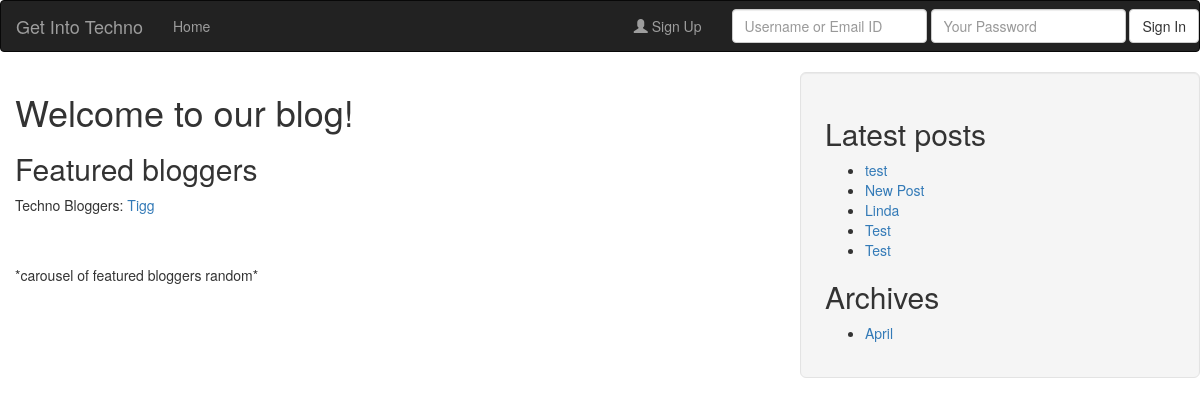
/View/index.php, run on the app's committed database.
### tables this page shows
CREATE TABLE `users` (
  `user_id` int(11) NOT NULL COMMENT 'Primary key',
  `user_name` varchar(45) DEFAULT NULL,
  `first_name` varchar(45) DEFAULT NULL,
  `last_name` varchar(45) DEFAULT NULL,
  `email` varchar(255) DEFAULT NULL,
  `password` varchar(100) DEFAULT NULL
);

CREATE TABLE `posts` (
  `post_id` int(25) NOT NULL,
  `post_title` varchar(50) DEFAULT NULL,
  `post_content` varchar(500) DEFAULT NULL,
  `date` timestamp NOT NULL DEFAULT CURRENT_TIMESTAMP ON UPDATE CURRENT_TIMESTAMP,
  `post_slug` varchar(225) NOT NULL,
  `user_id` varchar(100) NOT NULL COMMENT 'FOREIGN KEY',
  `tags` int(25) NOT NULL
);

### Model/connection.php (called while the page is built, shortened)
<?php
$dsn = "mysql:host=localhost;dbname=blog_database"  ;
$username = "root";
$password = null;
$options = null;
try {
      $pdo = new PDO($dsn, $username, $password, $options);
      $pdo->setAttribute(PDO::ATTR_ERRMODE,PDO::ERRMODE_EXCEPTION);
} catch (PDOException $e) {
	trigger_error($e->getMessage());
}
include_once 'userClass.php';
$user = new USER($pdo);
?>

### Controllers/display.php (called while the page is built, shortened)
<?php
function display($template, $variables = [], $extension = TEMPLATE_EXTENSION) {
	return ob_get_clean();
}

### Model/userClass.php (called while the page is built, shortened)
<?php
class USER
{
    private $db;
    function __construct($pdo)
    {
      $this->db = $pdo;
    }
   public function randomUser() {
       try
        {
        $stmt=$this->db->prepare("SELECT user_name, user_id FROM users ORDER BY RAND() LIMIT 1");
        $stmt->execute();
	return $stmt->fetch();
         }
    catch(PDOException $e)
       {
            echo $e->getMessage();
       }
}
}

### View/Templates/userFunctions.php (called while the page is built, shortened)
<?php
$userArray = $user->randomUser();
$randomUsername = $userArray[0];
$randomUserID = $userArray[1];

### View/index.php (the view, shortened to what this page needs)
<?php
include '../controllers/display.php';
include '../controllers/login.php';
include 'templates/userFunctions.php';
require_once '../model/connection.php';
?>
<!doctype html>
<html>
<head><title>Get Into Techno</title></head>
<link rel="stylesheet" href="https://maxcdn.bootstrapcdn.com/bootstrap/3.3.7/css/bootstrap.min.css">
<body>
<?php
if($user->is_loggedin()!="")
{
    echo Controllers\display\display('nav_bar_signed_in');
}
else
{
    echo Controllers\display\display('nav_bar_signed_out');
}
?>
<div class="col-sm-8">
<h1>Welcome to our blog!</h1>
<div>
    <h2>Featured bloggers</h2>
    <p>Techno Bloggers:  <a href="viewUser.php?id=<?= $randomUserID ?>"><?= $randomUsername ?></a></p>
    <br><br>
    *carousel of featured bloggers random*
</div>
</div>
<div class="col-sm-4 well well-lg">
    <h2>Latest posts</h2>
  <ul>
<?php
$stmt = $pdo->query('SELECT post_title, post_slug FROM posts ORDER BY post_id DESC LIMIT 5');
while($row = $stmt->fetch()){
    echo '<li><a href="'.$row['post_slug'].'">'.$row['post_title'].'</a></li>';
}
?>
</ul>
  <h2> Archives</h2>
    <ul>
<?php
$stmt = $pdo->query("SELECT Month(date) as Month, Year(date) as Year FROM posts GROUP BY Month(date), Year(date) ORDER BY date DESC");
while($row = $stmt->fetch()){
    $monthName = date("F", mktime(0, 0, 0, $row['Month'], 10));
    $slug = 'a-'.$row['Month'].'-'.$row['Year'];
    echo "<li><a href='$slug'>$monthName</a></li>";
}
?>
</ul>
</div>
</body>
</html>

### data on the page
users: user_name "Tigg"
posts: post_title "test"
posts: post_title "New Post"
posts: post_title "Linda"
posts: post_title "Test"
posts: post_title "Test"

### other printed values
$monthName "April"
